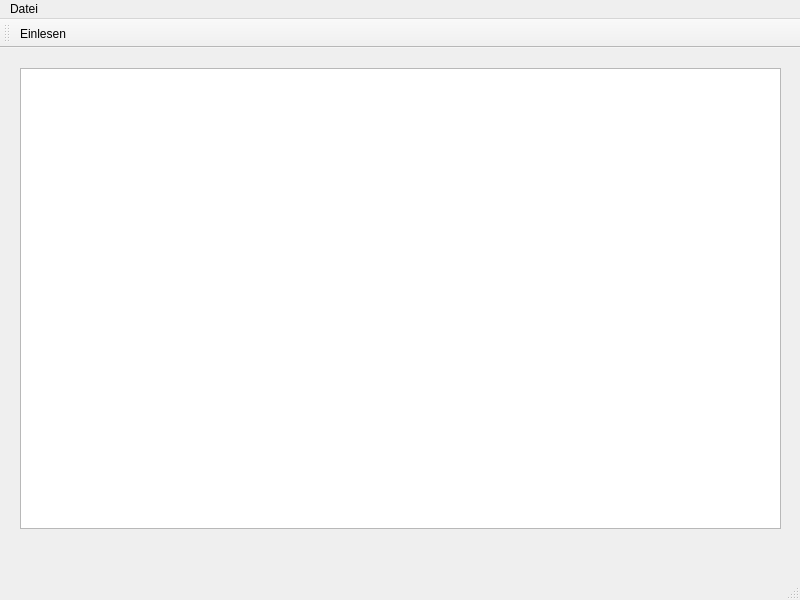
<?xml version="1.0" encoding="UTF-8"?>
<ui version="4.0">
 <class>TravelAgencyUi</class>
 <widget class="QMainWindow" name="TravelAgencyUi">
  <property name="geometry">
   <rect>
    <x>0</x>
    <y>0</y>
    <width>800</width>
    <height>600</height>
   </rect>
  </property>
  <property name="windowTitle">
   <string>TravelAgencyUi</string>
  </property>
  <widget class="QWidget" name="centralwidget">
   <widget class="QListWidget" name="listWidget">
    <property name="geometry">
     <rect>
      <x>20</x>
      <y>20</y>
      <width>761</width>
      <height>461</height>
     </rect>
    </property>
   </widget>
  </widget>
  <widget class="QMenuBar" name="menubar">
   <property name="geometry">
    <rect>
     <x>0</x>
     <y>0</y>
     <width>800</width>
     <height>24</height>
    </rect>
   </property>
   <widget class="QMenu" name="menuDatei">
    <property name="title">
     <string>Datei</string>
    </property>
    <addaction name="actionEinlesen"/>
   </widget>
   <addaction name="menuDatei"/>
  </widget>
  <widget class="QStatusBar" name="statusbar"/>
  <widget class="QToolBar" name="toolBar">
   <property name="windowTitle">
    <string>toolBar</string>
   </property>
   <attribute name="toolBarArea">
    <enum>TopToolBarArea</enum>
   </attribute>
   <attribute name="toolBarBreak">
    <bool>false</bool>
   </attribute>
   <addaction name="actionEinlesen"/>
  </widget>
  <action name="actionEinlesen">
   <property name="icon">
    <iconset>
     <normaloff>:/icons/iconFile.png</normaloff>:/icons/iconFile.png</iconset>
   </property>
   <property name="text">
    <string>Einlesen</string>
   </property>
  </action>
 </widget>
 <resources/>
 <connections/>
</ui>
